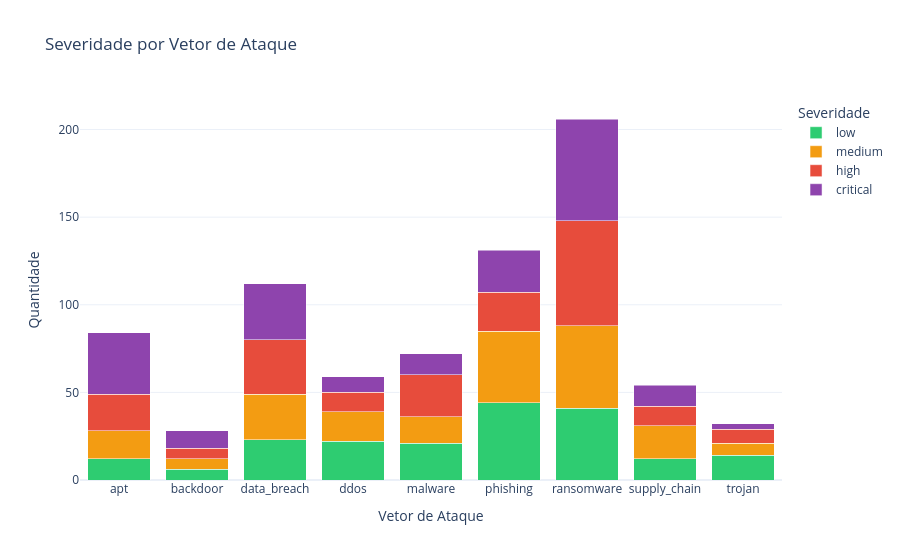

Here is the notebook cell this chart was saved with:
### Code cell
# ============================================================
# 7.6 - Gráfico 6: Severidade vs Vetor de Ataque (extra estratégico)
# ============================================================
df_cross = df_gold.dropna(subset=["severity_label", "attack_vector_primary"])
cross_tab = pd.crosstab(df_cross["attack_vector_primary"], df_cross["severity_label"])

# Reordenar colunas
for col in order:
    if col not in cross_tab.columns:
        cross_tab[col] = 0
cross_tab = cross_tab[order]

fig6 = px.bar(
    cross_tab.reset_index().melt(id_vars="attack_vector_primary", var_name="severity", value_name="count"),
    x="attack_vector_primary",
    y="count",
    color="severity",
    title="Severidade por Vetor de Ataque",
    labels={"attack_vector_primary": "Vetor de Ataque", "count": "Quantidade", "severity": "Severidade"},
    color_discrete_map={"low": "#2ecc71", "medium": "#f39c12", "high": "#e74c3c", "critical": "#8e44ad"},
    barmode="stack"
)
fig6.update_layout(template="plotly_white")
fig6.show()

### Figure 1 — Plotly figure (JSON) as saved in the notebook; plotly's stock layout.template omitted (floating-point values rounded to 4 significant figures)
{"data": [{"hovertemplate": "Severidade=low<br>Vetor de Ataque=%{x}<br>Quantidade=%{y}<extra></extra>", "legendgroup": "low", "marker": {"color": "#2ecc71", "pattern": {"shape": ""}}, "name": "low", "orientation": "v", "showlegend": true, "textposition": "auto", "type": "bar", "x": ["apt", "backdoor", "data_breach", "ddos", "malware", "phishing", "ransomware", "supply_chain", "trojan"], "xaxis": "x", "y": [12, 6, 23, 22, 21, 44, 41, 12, 14], "yaxis": "y"}, {"hovertemplate": "Severidade=medium<br>Vetor de Ataque=%{x}<br>Quantidade=%{y}<extra></extra>", "legendgroup": "medium", "marker": {"color": "#f39c12", "pattern": {"shape": ""}}, "name": "medium", "orientation": "v", "showlegend": true, "textposition": "auto", "type": "bar", "x": ["apt", "backdoor", "data_breach", "ddos", "malware", "phishing", "ransomware", "supply_chain", "trojan"], "xaxis": "x", "y": [16, 6, 26, 17, 15, 41, 47, 19, 7], "yaxis": "y"}, {"hovertemplate": "Severidade=high<br>Vetor de Ataque=%{x}<br>Quantidade=%{y}<extra></extra>", "legendgroup": "high", "marker": {"color": "#e74c3c", "pattern": {"shape": ""}}, "name": "high", "orientation": "v", "showlegend": true, "textposition": "auto", "type": "bar", "x": ["apt", "backdoor", "data_breach", "ddos", "malware", "phishing", "ransomware", "supply_chain", "trojan"], "xaxis": "x", "y": [21, 6, 31, 11, 24, 22, 60, 11, 8], "yaxis": "y"}, {"hovertemplate": "Severidade=critical<br>Vetor de Ataque=%{x}<br>Quantidade=%{y}<extra></extra>", "legendgroup": "critical", "marker": {"color": "#8e44ad", "pattern": {"shape": ""}}, "name": "critical", "orientation": "v", "showlegend": true, "textposition": "auto", "type": "bar", "x": ["apt", "backdoor", "data_breach", "ddos", "malware", "phishing", "ransomware", "supply_chain", "trojan"], "xaxis": "x", "y": [35, 10, 32, 9, 12, 24, 58, 12, 3], "yaxis": "y"}], "layout": {"barmode": "stack", "legend": {"title": {"text": "Severidade"}, "tracegroupgap": 0}, "title": {"text": "Severidade por Vetor de Ataque"}, "xaxis": {"anchor": "y", "domain": [0, 1], "title": {"text": "Vetor de Ataque"}}, "yaxis": {"anchor": "x", "domain": [0, 1], "title": {"text": "Quantidade"}}}}
